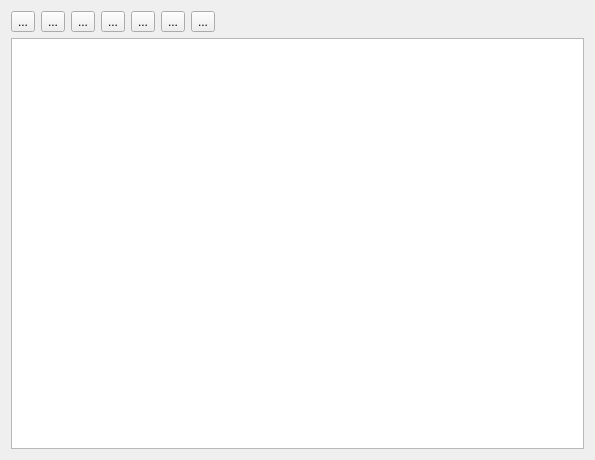
<?xml version="1.0" encoding="UTF-8"?>
<ui version="4.0">
 <class>ActionTable</class>
 <widget class="QWidget" name="ActionTable">
  <property name="enabled">
   <bool>true</bool>
  </property>
  <property name="geometry">
   <rect>
    <x>0</x>
    <y>0</y>
    <width>595</width>
    <height>460</height>
   </rect>
  </property>
  <property name="windowTitle">
   <string>Form</string>
  </property>
  <layout class="QVBoxLayout" name="verticalLayout">
   <item>
    <layout class="QHBoxLayout" name="horizontalLayout">
     <property name="leftMargin">
      <number>0</number>
     </property>
     <property name="topMargin">
      <number>0</number>
     </property>
     <property name="rightMargin">
      <number>6</number>
     </property>
     <property name="bottomMargin">
      <number>0</number>
     </property>
     <item>
      <widget class="QToolButton" name="toolExport">
       <property name="toolTip">
        <string>Export</string>
       </property>
       <property name="text">
        <string>...</string>
       </property>
       <property name="icon">
        <iconset resource="../../../res/res.qrc">
         <normaloff>:/res/image/icon/219.png</normaloff>:/res/image/icon/219.png</iconset>
       </property>
       <property name="iconSize">
        <size>
         <width>24</width>
         <height>24</height>
        </size>
       </property>
      </widget>
     </item>
     <item>
      <widget class="QToolButton" name="toolImport">
       <property name="toolTip">
        <string>Load</string>
       </property>
       <property name="text">
        <string>...</string>
       </property>
       <property name="icon">
        <iconset resource="../../../res/res.qrc">
         <normaloff>:/res/image/icon/218.png</normaloff>:/res/image/icon/218.png</iconset>
       </property>
       <property name="iconSize">
        <size>
         <width>24</width>
         <height>24</height>
        </size>
       </property>
      </widget>
     </item>
     <item>
      <widget class="QToolButton" name="toolInsert">
       <property name="toolTip">
        <string>Add an item</string>
       </property>
       <property name="text">
        <string>...</string>
       </property>
       <property name="icon">
        <iconset resource="../../../res/res.qrc">
         <normaloff>:/res/image/icon/addition.png</normaloff>:/res/image/icon/addition.png</iconset>
       </property>
       <property name="iconSize">
        <size>
         <width>24</width>
         <height>24</height>
        </size>
       </property>
      </widget>
     </item>
     <item>
      <widget class="QToolButton" name="toolUp">
       <property name="toolTip">
        <string>Move up</string>
       </property>
       <property name="text">
        <string>...</string>
       </property>
       <property name="icon">
        <iconset resource="../../../res/res.qrc">
         <normaloff>:/res/image/icon/arrow-up.png</normaloff>:/res/image/icon/arrow-up.png</iconset>
       </property>
       <property name="iconSize">
        <size>
         <width>24</width>
         <height>24</height>
        </size>
       </property>
      </widget>
     </item>
     <item>
      <widget class="QToolButton" name="toolDown">
       <property name="toolTip">
        <string>Move down</string>
       </property>
       <property name="text">
        <string>...</string>
       </property>
       <property name="icon">
        <iconset resource="../../../res/res.qrc">
         <normaloff>:/res/image/icon/arrow-down.png</normaloff>:/res/image/icon/arrow-down.png</iconset>
       </property>
       <property name="iconSize">
        <size>
         <width>24</width>
         <height>24</height>
        </size>
       </property>
      </widget>
     </item>
     <item>
      <widget class="QToolButton" name="toolDel">
       <property name="toolTip">
        <string>Delete the current</string>
       </property>
       <property name="text">
        <string>...</string>
       </property>
       <property name="icon">
        <iconset resource="../../../res/res.qrc">
         <normaloff>:/res/image/icon/delete.png</normaloff>:/res/image/icon/delete.png</iconset>
       </property>
       <property name="iconSize">
        <size>
         <width>24</width>
         <height>24</height>
        </size>
       </property>
      </widget>
     </item>
     <item>
      <widget class="QToolButton" name="toolClr">
       <property name="toolTip">
        <string>Remove all</string>
       </property>
       <property name="text">
        <string>...</string>
       </property>
       <property name="icon">
        <iconset resource="../../../res/res.qrc">
         <normaloff>:/res/image/icon/trash.png</normaloff>:/res/image/icon/trash.png</iconset>
       </property>
       <property name="iconSize">
        <size>
         <width>24</width>
         <height>24</height>
        </size>
       </property>
      </widget>
     </item>
     <item>
      <spacer name="horizontalSpacer">
       <property name="orientation">
        <enum>Qt::Horizontal</enum>
       </property>
       <property name="sizeHint" stdset="0">
        <size>
         <width>40</width>
         <height>20</height>
        </size>
       </property>
      </spacer>
     </item>
    </layout>
   </item>
   <item>
    <widget class="QTreeView" name="view">
     <property name="contextMenuPolicy">
      <enum>Qt::CustomContextMenu</enum>
     </property>
     <property name="editTriggers">
      <set>QAbstractItemView::AnyKeyPressed|QAbstractItemView::DoubleClicked|QAbstractItemView::EditKeyPressed</set>
     </property>
     <property name="alternatingRowColors">
      <bool>true</bool>
     </property>
     <property name="selectionMode">
      <enum>QAbstractItemView::MultiSelection</enum>
     </property>
     <property name="selectionBehavior">
      <enum>QAbstractItemView::SelectRows</enum>
     </property>
     <property name="horizontalScrollMode">
      <enum>QAbstractItemView::ScrollPerPixel</enum>
     </property>
     <property name="indentation">
      <number>20</number>
     </property>
     <property name="allColumnsShowFocus">
      <bool>true</bool>
     </property>
     <attribute name="headerMinimumSectionSize">
      <number>20</number>
     </attribute>
    </widget>
   </item>
  </layout>
 </widget>
 <resources>
  <include location="../../../res/res.qrc"/>
 </resources>
 <connections/>
</ui>
